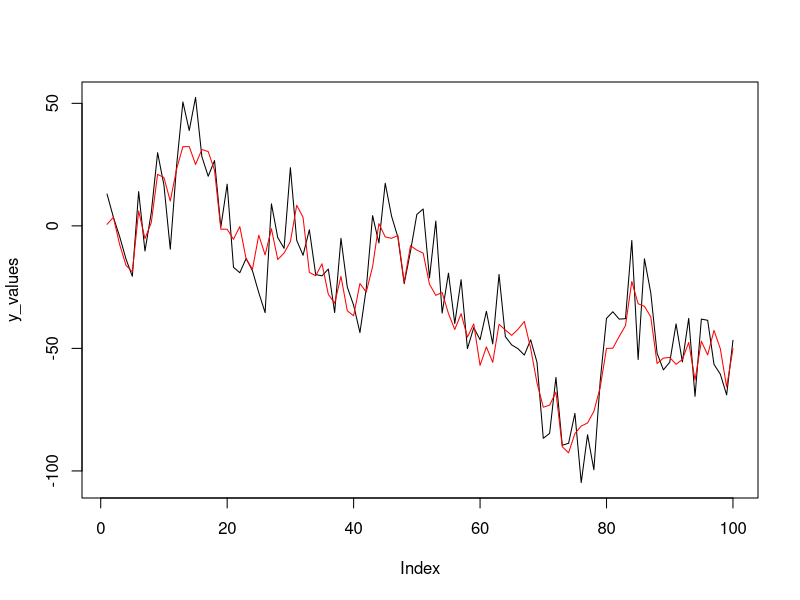
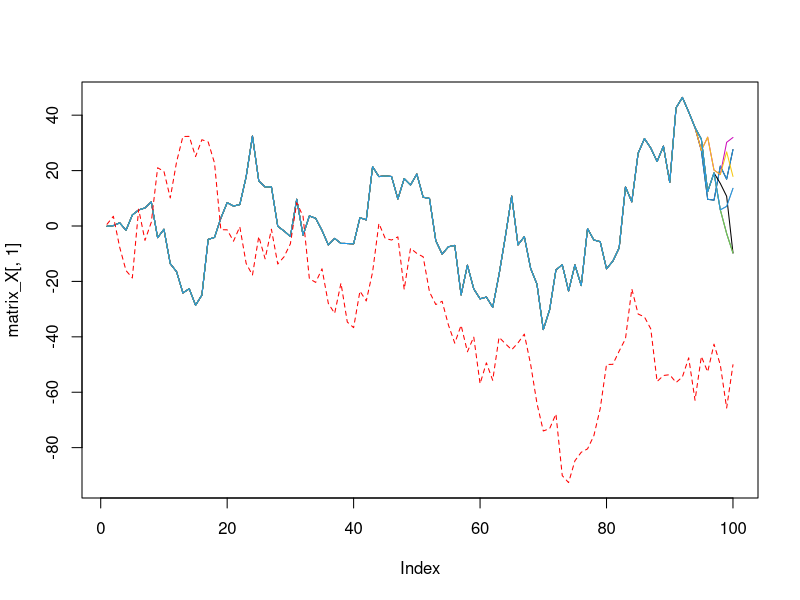

Reproduce these figures in R, in order.

##################################################################
# State space model - toy example
##################################################################

state_update = function(x_k, phi, mu, sigma){
  error_value = rnorm(1, mean=0, sd=1)
  x_k1 = mu + phi*(x_k-mu) + sigma*error_value
  return (x_k1)  
}

obs_update = function (x_k, phi, eta){
  error_value = rnorm(1, mean=0, sd=1)
  y_k = x_k + eta*error_value
  return (y_k)
}


##################################################################
# Generate some observations using the SSM
##################################################################

t = 100 # num of iters

# SSM params
phi = 0.95
mu = 0.9
sigma_2 = 100
sigma = sqrt(sigma_2)
eta_2 = (sigma_2/(1-phi^2))/5
eta = sqrt(eta_2)

# initialise process X (unobserved) and Y (observed)
x_values = vector(length = t) # to store process X in time
y_values= vector(length = t) # to store observations associated with X
x1 = rnorm(1, mean=0, sd=1) # pick starting point from rnorm 
x_values[1] = x1 # store starting point
y_values[1] = obs_update(x_k = x_values[1], phi=phi, eta=eta) # store first observation

# propogate X  and Y in time by SSM
for (i in 2:t){
  x_values[i] = state_update(x_k = x_values[i-1], phi=phi, mu=mu, sigma=sigma)
  y_values[i] = obs_update(x_k = x_values[i], phi=phi, eta=eta)
}

# plot the evolution of the process
plot(y_values, type= "l")
lines(x_values, col="red")


##################################################################
# Use SMC/particle filter to sample from underlying process X
##################################################################

# Initialise N particles
N = 10  #number of particles 
matrix_X = matrix(NA, ncol=N, nrow= t) # N particles at t timesteps
matrix_W = matrix(NA, ncol=N, nrow= t) # N weights at t timesteps
matrix_X[1,] = rnorm(N, mean=0, sd=1) # Initialise with proposal density

resample_count = 0

for (i in 1:t){
  if (i >= 2) { # All steps other than 1st
    matrix_X[i,] = sapply(X = matrix_X[i-1,], FUN = state_update, phi=phi, mu=mu, sigma=sigma)
  }
  
  # This weight calculation is SSM dependant
  prob_argument = (y_values[i]-matrix_X[i,])/eta
  weight  = dnorm(prob_argument, mean=0, sd=1) # weights here are from prob density g evaulated at y1|x_1 for all steps
  
  weight_norm = weight/sum(weight)
  matrix_W[i,] = weight_norm
  
  ESS = sum((matrix_W[i,])^2)^-1 
  if (ESS<N/2){
    #only resample if weights are very variable such that ESS is small
    resample_index = sample(1:N, replace=TRUE, prob=matrix_W[1,])
    matrix_X[,1:N] = matrix_X[,resample_index]
    resample_count = resample_count + 1
  }
}

cat(100.0*(resample_count / t), "% of timesteps we resample")


##################################################################
# Plot the particles trajectories in path space
##################################################################

# plot for the particles trajectories over the state space
particles_and_latent_process = cbind(matrix_X, x_values)

plot(matrix_X[,1], type="l", ylim = c(min(particles_and_latent_process),max(particles_and_latent_process)))
for (i in 2:N){
  lines(matrix_X[,i], type="l", col=i+10)
}
lines(x_values, col="red", lty=2)


##################################################################
# Run Kalman filter for comparison of linear guassian SSMs
##################################################################

# kalman filter
#fkf(a0=x_values, as.matrix(1), as.matrix(mu-phi*mu), as.matrix(0), Tt=as.matrix(phi), Zt=as.matrix(1), HHt=as.matrix(sigma), GGt=as.matrix(eta), yt=as.matrix(y_values) )
